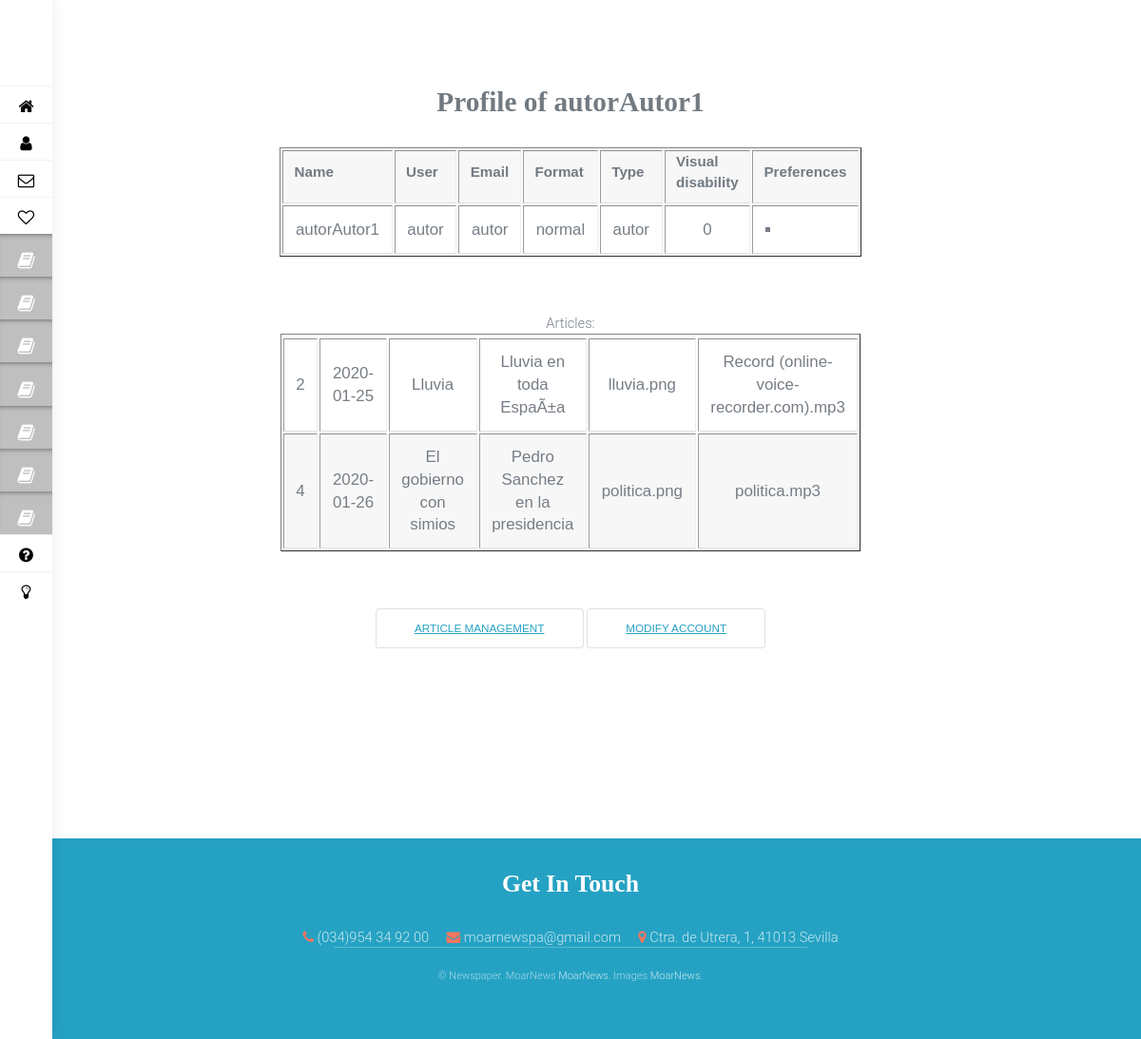
/vistas/cuenta.php (signed in), run on the app's committed database.
### tables this page shows
CREATE TABLE `secciones` (
  `idSeccion` int(11) NOT NULL,
  `categoria` varchar(150) NOT NULL,
  `idCuenta` int(11) DEFAULT NULL
);

CREATE TABLE `cuentas` (
  `idCuenta` int(11) NOT NULL,
  `nombre` varchar(45) NOT NULL,
  `usuario` varchar(45) NOT NULL,
  `clave` varchar(255) NOT NULL,
  `email` varchar(150) NOT NULL,
  `formato` varchar(15) NOT NULL,
  `tipo` varchar(15) NOT NULL,
  `Dv` tinyint(1) NOT NULL,
  `gustos` varchar(255) NOT NULL
);

CREATE TABLE `articulos` (
  `idArticulo` int(11) NOT NULL,
  `fecha` date NOT NULL,
  `titulo` varchar(150) NOT NULL,
  `descripcion` varchar(155) NOT NULL,
  `texto` varchar(1000) NOT NULL,
  `imagen` varchar(150) NOT NULL,
  `audio` varchar(150) NOT NULL,
  `idCuenta` int(150) DEFAULT NULL,
  `idAnuncio` int(150) DEFAULT NULL,
  `idPortada` int(150) DEFAULT NULL
);

### CRUD/CRUDSeccion.php (called while the page is built, shortened)
<?php
function readAllSeccion() {
    $con = conexionBD();
    $res = FALSE;
    $query = "SELECT * FROM secciones";
    $result = $con->query($query);
    if ($result->num_rows !== 0) {
        $res = array();
        for ($i = 0; $i < $result->num_rows; $i++) {
            array_push($res, $result->fetch_assoc());
        }
    }
    return $res;
}

### CRUD/CRUDCuenta.php (called while the page is built, shortened)
<?php
function readCuenta($id) {
    $con = conexionBD();
    $res = False;
    $query = "SELECT * FROM cuentas WHERE idCuenta = $id";
    $result = $con->query($query);
    if ($result) {
        $res = $result->fetch_assoc();
    }
    return $res;
}

### CRUD/CRUDArticulo.php (called while the page is built, shortened)
<?php
function readArticulosFromID($idCuenta) {
    $con = conexionBD();
    $res = FALSE;
    $query = "SELECT * FROM articulos WHERE idCuenta=$idCuenta";
    $result = $con->query($query);
    if ($result->num_rows !== 0) {
        $res = array();
        for ($i = 0; $i < $result->num_rows; $i++) {
            array_push($res, $result->fetch_assoc());
        }
    }
    return $res;
}

### vistas/cuenta.php (the view, shortened to what this page needs)
<!DOCTYPE html>
<?php
include_once("../CRUD/CRUDCuenta.php");
include_once("../CRUD/CRUDArticulo.php");
?>
<html>
    <head>
        <link href="css.css" rel="stylesheet" type="text/css"/>
        <link rel="stylesheet" type="text/css" href="https://netdna.bootstrapcdn.com/font-awesome/4.0.3/css/font-awesome.css" rel="stylesheet">
    </head>
    <body>
        <?php
        if (isset($_SESSION['cuentaID'])) {
            $nombreUsuario = $_SESSION['nombreUsuario'];
            $idUsuario = $_SESSION['cuentaID'];
        }
        $datosPersonales = readCuenta($idUsuario);
        ?>
        <?php
        include_once 'nav.php';
        ?>
        <h1 class="centrar"> Profile of <?php echo $nombreUsuario; ?></h1>
        <table cellpadding="10" border="1">
            <tr>
                <th>Name</th>
                <th>User</th>
                <th>Email</th>
                <th>Format</th>
                <th>Type</th>
                <th>Visual disability</th>
                <th>Preferences</th>
            </tr>
            <tr>
                <td align='center'><?php echo $datosPersonales['nombre']; ?></td>
                <td align='center'><?php echo $datosPersonales['usuario']; ?></td>
                <td align='center'><?php echo $datosPersonales['email']; ?></td>
                <td align='center'><?php echo $datosPersonales['formato']; ?></td>
                <td align='center'><?php echo $datosPersonales['tipo']; ?></td>
                <td align='center'><?php echo $datosPersonales['Dv']; ?></td>
                <?php $gustos = explode(",", $datosPersonales['gustos']);?>
                <td align='center'>
                    <ul type="square">
                        <?php
                        for ($index = 0; $index < count($gustos); $index++) {
                            echo "<li> $gustos[$index] </li>";
                        }
                        ?>
                    </ul>
                </td>
            </tr>
        </table>
        <section>
            <?php
            if ($_SESSION['tipo'] === 'usuario') {
                $sumaTotal = 0;
                $comentarios = readAllComentariosFromID($idUsuario);
                ?>
                <table cellpadding="10" border="1">
                    <tr>Comments: </tr>
                    <?php if ($comentarios) { ?>
                        <?php foreach ($comentarios as $comentario) { ?>
                            <tr>
                                <th>identifier: </th>
                                <th>text: </th>
                                <th>puntuation: </th>
                            </tr>
                            <tr>
                                <td align='center'><?php echo $comentario['idComentario']; ?></td>
                                <td align='center'><?php echo $comentario['texto']; ?></td>
                                <td align='center'><?php echo $comentario['puntuacion']; ?></td>
                            </tr>
                            <?php $sumaTotal = $comentario['puntuacion'] + $sumaTotal;
                            ?>
                        <?php } $media = mediaPuntuacion($sumaTotal, count($comentarios)); ?>
                        <table cellpadding="10" border="1">
                            <tr>
                                <th>Average score comments: </th>
                            </tr>
                            <tr>
                                <td align='center'><?php echo $media; ?></td>
                            </tr>
                        </table>
                        <?php
                    } else {
                        echo "<h3 class='centrar'>There is no comments associated to this account</h3>";
                    }
                    if($datosPersonales['formato'] === "silver" || $datosPersonales['formato'] === "gold"){
                        ?>
                        <h3>Minigames</h3>
                        <form action="juego.php" method="POST">
                            <input type="hidden" name="tipo" value="<?php echo $datosPersonales['formato'];?>">
                            <input type="hidden" name="nombre" value="<?php echo $datosPersonales['nombre'];?>">
                            <input type="submit" name="jugar3raya" value="Play three in a row!">
                        </form>
                        <form action="juego2.php" method="POST">
                            <input type="hidden" name="tipo" value="<?php echo $datosPersonales['formato'];?>">
                            <input type="hidden" name="nombre" value="<?php echo $datosPersonales['nombre'];?>">
                            <input type="submit" name="jugarahorcado" value="Play hangman!">
                        </form>
                        <?php
                    }
                    if($datosPersonales['formato'] === "bronze" || $datosPersonales['formato'] === "silver" || $datosPersonales['formato'] === "gold"){
                        ?>
                        <h3>Newspaper archive</h3>
                        <form action="hemeroteca.php" method="POST">
                            <input type="hidden" name="tipo" value="<?php echo $datosPersonales['formato'];?>">
                            <input type="hidden" name="nombre" value="<?php echo $datosPersonales['nombre'];?>">
                            <input type="hidden" name="gustos" value="<?php echo $datosPersonales['gustos'];?>">
                            <input type="hidden" name="Dv" value="<?php echo $datosPersonales['Dv'];?>">
                            <input type="submit" name="hemeroteca" value="Access to the newspaper archive">
                        </form>
                        <?php
                    }
                    ?>
                    <?php
                } else if ($_SESSION['tipo'] === 'autor') {
                    $articulos = readArticulosFromID($idUsuario);
                    ?>
                    <table cellpadding="10" border="1">
                        <?php
                        if ($articulos) {
                            foreach ($articulos as $articulo) {
                                ?>
                                <tr>
                                    <td align='center'><?php echo $articulo['idArticulo']; ?></td>
                                    <td align='center'><?php echo $articulo['fecha']; ?></td>
                                    <td align='center'><?php echo $articulo['titulo']; ?></td>
                                    <td align='center'><?php echo $articulo['descripcion']; ?></td>
                                    <td align='center'><?php echo $articulo['imagen']; ?></td>
                                    <td align='center'><?php echo $articulo['audio']; ?></td>
                                </tr>
                                <?php
                            }
                        }
                        ?>
                    </table>
                    <div class="button alt small"><a href="gestionArticulo.php">Article management</a></div>
                <?php } else if ($_SESSION['tipo'] === 'administrador') { ?>
                    <div class="button alt small"><a href="gestionSeccion.php">Section management</a></div>
                    <div class="button alt small"><a href="gestionPortada.php">Front page management</a></div>
                    <div class="button alt small"><a href="gestionAnuncios.php">Advertisement management</a></div>
                    <form action="registroAutor.php" method="POST">
                        <input type="hidden" name="tipo" value="<?php echo $datosPersonales['tipo'];?>">
                        <input type="submit" name="registrarAutor" value="Register author">
                    </form>
                <?php }
                ?>
                <div class="button alt small"><a href="modificarCuenta.php">Modify account</a></div>
        </section>
        <footer id="footer">
            <div class="inner">
                <h2>Get In Touch</h2>
                <ul class="actions">
                    <li><i class="icon fa-phone"></i> <a href="#">(034)954 34 92 00</a></li>
                    <li><span class="icon fa-envelope"></span> <a href="#">moarnewspa@gmail.com</a></li>
                    <li><span class="icon fa-map-marker"></span> Ctra. de Utrera, 1, 41013 Sevilla </li>
                </ul>
            </div>
            <div class="copyright">
                &copy; Newspaper. MoarNews <a href="https://www.upo.es/portal/impe/web/portada/index.html">MoarNews</a>. Images <a href="../imagenes/logo.jpeg" alt="logo">MoarNews</a>.
            </div>
        </footer>
    </body>
</html>

### vistas/nav.php (shortened to what this page needs)
<?php
include_once ("../CRUD/CRUDSeccion.php");
$secciones = readAllSeccion();
?>
<link href="css.css" rel="stylesheet" type="text/css"/>
<link rel="stylesheet" type="text/css" href="https://netdna.bootstrapcdn.com/font-awesome/4.0.3/css/font-awesome.css" rel="stylesheet">
<nav class="main-menu">
    <div class="settings"></div>
    <div class="scrollbar" id="style-1">
        <ul>
            <li>
                <a href="portada.php">
                    <i class="fa fa-home fa-lg"></i>
                </a>
            </li>
            <li>
                <a href="inicioSesion.php">
                    <i class="fa fa-user fa-lg"></i>
                </a>
            </li>
            <li>
                <a href="cuenta.php">
                    <i class="fa fa-envelope-o fa-lg"></i>
                </a>
            </li>
            <li>
                <a href="http://startific.com">
                    <i class="fa fa-heart-o fa-lg"></i>
                </a>
            </li>
            <ul>
                <?php
                foreach ($secciones as $seccion) {
                    ?>
                    <li class="darkerlishadow">
                        <i class="fa fa-book fa-lg"></i>
                    </li>
                    <?php
                }
                ?>
            </ul>
            <li>
                <a href="registro.php">
                    <i class="fa fa-question-circle fa-lg"></i>
                </a>
            </li>
            <ul class="logout">
                <li>
                    <a href="logout.php">
                        <i class="fa fa-lightbulb-o fa-lg"></i>
                    </a>
                </li>
            </ul>
            </nav>

### data on the page
cuentas: nombre "autorAutor1", usuario "autor", email "autor", formato "normal", tipo "autor", Dv "0"
articulos: idArticulo "2", fecha "2020-01-25", titulo "Lluvia", descripcion "Lluvia en toda EspaÃ±a", imagen "lluvia.png", audio "Record (online-voice-recorder.com).mp3"
articulos: idArticulo "4", fecha "2020-01-26", titulo "El gobierno con simios", descripcion "Pedro Sanchez en la presidencia", imagen "politica.png", audio "politica.mp3"

### other printed values
$nombreUsuario "autorAutor1"
